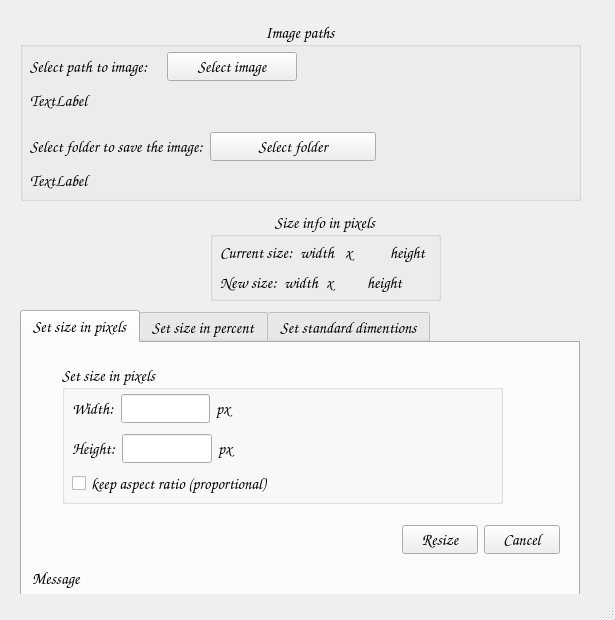
<?xml version="1.0" encoding="UTF-8"?>
<ui version="4.0">
 <class>mw_resize_image</class>
 <widget class="QMainWindow" name="mw_resize_image">
  <property name="geometry">
   <rect>
    <x>0</x>
    <y>0</y>
    <width>615</width>
    <height>620</height>
   </rect>
  </property>
  <property name="font">
   <font>
    <family>Comic Sans MS</family>
    <pointsize>12</pointsize>
   </font>
  </property>
  <property name="windowTitle">
   <string>Resize Image</string>
  </property>
  <widget class="QWidget" name="centralwidget">
   <widget class="QGroupBox" name="gb_size_info">
    <property name="geometry">
     <rect>
      <x>210</x>
      <y>210</y>
      <width>231</width>
      <height>91</height>
     </rect>
    </property>
    <property name="title">
     <string>Size info in pixels</string>
    </property>
    <property name="alignment">
     <set>Qt::AlignCenter</set>
    </property>
    <property name="flat">
     <bool>true</bool>
    </property>
    <widget class="QWidget" name="layoutWidget_3">
     <property name="geometry">
      <rect>
       <x>10</x>
       <y>30</y>
       <width>209</width>
       <height>25</height>
      </rect>
     </property>
     <layout class="QHBoxLayout" name="hl_current_size">
      <item>
       <widget class="QLabel" name="lb_current_size">
        <property name="text">
         <string>Current size:</string>
        </property>
       </widget>
      </item>
      <item>
       <widget class="QLabel" name="lb_current_width">
        <property name="text">
         <string>width</string>
        </property>
       </widget>
      </item>
      <item>
       <widget class="QLabel" name="lb_x1">
        <property name="text">
         <string>x</string>
        </property>
       </widget>
      </item>
      <item>
       <widget class="QLabel" name="lb_current_height">
        <property name="text">
         <string>height</string>
        </property>
       </widget>
      </item>
     </layout>
    </widget>
    <widget class="QWidget" name="layoutWidget_4">
     <property name="geometry">
      <rect>
       <x>10</x>
       <y>60</y>
       <width>184</width>
       <height>25</height>
      </rect>
     </property>
     <layout class="QHBoxLayout" name="hl_new_size">
      <item>
       <widget class="QLabel" name="lb_new_size">
        <property name="text">
         <string>New size:</string>
        </property>
       </widget>
      </item>
      <item>
       <widget class="QLabel" name="lb_new_width">
        <property name="text">
         <string>width</string>
        </property>
       </widget>
      </item>
      <item>
       <widget class="QLabel" name="lb_x3">
        <property name="text">
         <string>x</string>
        </property>
       </widget>
      </item>
      <item>
       <widget class="QLabel" name="lb_new_height">
        <property name="text">
         <string>height</string>
        </property>
       </widget>
      </item>
     </layout>
    </widget>
   </widget>
   <widget class="QLabel" name="lb_message">
    <property name="geometry">
     <rect>
      <x>40</x>
      <y>690</y>
      <width>621</width>
      <height>31</height>
     </rect>
    </property>
    <property name="text">
     <string>Message</string>
    </property>
   </widget>
   <widget class="QGroupBox" name="gb_image_paths">
    <property name="geometry">
     <rect>
      <x>20</x>
      <y>20</y>
      <width>561</width>
      <height>181</height>
     </rect>
    </property>
    <property name="sizePolicy">
     <sizepolicy hsizetype="Preferred" vsizetype="Preferred">
      <horstretch>0</horstretch>
      <verstretch>0</verstretch>
     </sizepolicy>
    </property>
    <property name="title">
     <string>Image paths</string>
    </property>
    <property name="alignment">
     <set>Qt::AlignCenter</set>
    </property>
    <property name="flat">
     <bool>true</bool>
    </property>
    <widget class="QLabel" name="lb_image_path">
     <property name="geometry">
      <rect>
       <x>10</x>
       <y>70</y>
       <width>621</width>
       <height>21</height>
      </rect>
     </property>
     <property name="text">
      <string>TextLabel</string>
     </property>
    </widget>
    <widget class="QLabel" name="lb_folder_path">
     <property name="geometry">
      <rect>
       <x>10</x>
       <y>150</y>
       <width>621</width>
       <height>21</height>
      </rect>
     </property>
     <property name="text">
      <string>TextLabel</string>
     </property>
    </widget>
    <widget class="QWidget" name="layoutWidget_8">
     <property name="geometry">
      <rect>
       <x>10</x>
       <y>110</y>
       <width>346</width>
       <height>33</height>
      </rect>
     </property>
     <layout class="QHBoxLayout" name="hl_folder_path">
      <item>
       <widget class="QLabel" name="lb_save_image_path">
        <property name="text">
         <string>Select folder to save the image:</string>
        </property>
       </widget>
      </item>
      <item>
       <widget class="QPushButton" name="pb_folder_path">
        <property name="text">
         <string>Select folder</string>
        </property>
       </widget>
      </item>
     </layout>
    </widget>
    <widget class="QWidget" name="layoutWidget_9">
     <property name="geometry">
      <rect>
       <x>10</x>
       <y>30</y>
       <width>267</width>
       <height>33</height>
      </rect>
     </property>
     <layout class="QHBoxLayout" name="hl_image_path">
      <item>
       <widget class="QLabel" name="lb_get_image_path">
        <property name="text">
         <string>Select path to image: </string>
        </property>
       </widget>
      </item>
      <item>
       <widget class="QPushButton" name="pb_image_path">
        <property name="text">
         <string>Select image</string>
        </property>
       </widget>
      </item>
     </layout>
    </widget>
   </widget>
   <widget class="QTabWidget" name="tw_set_size_tabs">
    <property name="geometry">
     <rect>
      <x>20</x>
      <y>310</y>
      <width>560</width>
      <height>300</height>
     </rect>
    </property>
    <property name="currentIndex">
     <number>0</number>
    </property>
    <widget class="QWidget" name="tab_pixels">
     <attribute name="title">
      <string>Set size in pixels</string>
     </attribute>
     <widget class="QGroupBox" name="gb_new_image_size_in_pixels">
      <property name="geometry">
       <rect>
        <x>40</x>
        <y>20</y>
        <width>441</width>
        <height>141</height>
       </rect>
      </property>
      <property name="title">
       <string>Set size in pixels</string>
      </property>
      <property name="alignment">
       <set>Qt::AlignLeading|Qt::AlignLeft|Qt::AlignVCenter</set>
      </property>
      <property name="flat">
       <bool>true</bool>
      </property>
      <widget class="QWidget" name="layoutWidget">
       <property name="geometry">
        <rect>
         <x>10</x>
         <y>70</y>
         <width>163</width>
         <height>31</height>
        </rect>
       </property>
       <layout class="QHBoxLayout" name="hl_height_pixels">
        <item>
         <widget class="QLabel" name="lb_height_pixels">
          <property name="text">
           <string>Height:</string>
          </property>
         </widget>
        </item>
        <item>
         <widget class="QLineEdit" name="le_height_pixels"/>
        </item>
        <item>
         <widget class="QLabel" name="lb_height_px">
          <property name="text">
           <string>px</string>
          </property>
         </widget>
        </item>
       </layout>
      </widget>
      <widget class="QWidget" name="layoutWidget_2">
       <property name="geometry">
        <rect>
         <x>10</x>
         <y>30</y>
         <width>161</width>
         <height>31</height>
        </rect>
       </property>
       <layout class="QHBoxLayout" name="hl_width_pixels">
        <item>
         <widget class="QLabel" name="lb_width_pixels">
          <property name="text">
           <string>Width:</string>
          </property>
         </widget>
        </item>
        <item>
         <widget class="QLineEdit" name="le_width_pixels"/>
        </item>
        <item>
         <widget class="QLabel" name="lb_width_px">
          <property name="text">
           <string>px</string>
          </property>
         </widget>
        </item>
       </layout>
      </widget>
      <widget class="QCheckBox" name="checkBox">
       <property name="geometry">
        <rect>
         <x>10</x>
         <y>110</y>
         <width>271</width>
         <height>20</height>
        </rect>
       </property>
       <property name="text">
        <string>keep aspect ratio (proportional)</string>
       </property>
      </widget>
     </widget>
     <widget class="QWidget" name="layoutWidget_11">
      <property name="geometry">
       <rect>
        <x>380</x>
        <y>180</y>
        <width>158</width>
        <height>33</height>
       </rect>
      </property>
      <layout class="QHBoxLayout" name="hl_resize_buttons_in_pixels">
       <item>
        <widget class="QPushButton" name="pb_resize_pixels">
         <property name="text">
          <string>Resize</string>
         </property>
        </widget>
       </item>
       <item>
        <widget class="QPushButton" name="pb_cancel_pixels">
         <property name="text">
          <string>Cancel</string>
         </property>
        </widget>
       </item>
      </layout>
     </widget>
     <widget class="QLabel" name="lb_pixel_message">
      <property name="geometry">
       <rect>
        <x>10</x>
        <y>220</y>
        <width>531</width>
        <height>31</height>
       </rect>
      </property>
      <property name="text">
       <string>Message</string>
      </property>
     </widget>
    </widget>
    <widget class="QWidget" name="tab_percent">
     <attribute name="title">
      <string>Set size in percent</string>
     </attribute>
     <widget class="QGroupBox" name="gb_new_image_size_in_percent">
      <property name="geometry">
       <rect>
        <x>40</x>
        <y>20</y>
        <width>441</width>
        <height>111</height>
       </rect>
      </property>
      <property name="title">
       <string>Set size in pecent</string>
      </property>
      <property name="alignment">
       <set>Qt::AlignLeading|Qt::AlignLeft|Qt::AlignVCenter</set>
      </property>
      <property name="flat">
       <bool>true</bool>
      </property>
      <property name="checked">
       <bool>false</bool>
      </property>
      <widget class="QWidget" name="layoutWidget_6">
       <property name="geometry">
        <rect>
         <x>10</x>
         <y>30</y>
         <width>156</width>
         <height>31</height>
        </rect>
       </property>
       <layout class="QHBoxLayout" name="hl_width_percent">
        <item>
         <widget class="QLabel" name="lb_width_percent">
          <property name="text">
           <string>Width:</string>
          </property>
         </widget>
        </item>
        <item>
         <widget class="QLineEdit" name="le_width_percent"/>
        </item>
        <item>
         <widget class="QLabel" name="lb_width_perc">
          <property name="text">
           <string>%</string>
          </property>
         </widget>
        </item>
       </layout>
      </widget>
      <widget class="QWidget" name="layoutWidget_7">
       <property name="geometry">
        <rect>
         <x>10</x>
         <y>70</y>
         <width>158</width>
         <height>31</height>
        </rect>
       </property>
       <layout class="QHBoxLayout" name="hl_height_percent">
        <item>
         <widget class="QLabel" name="lb_height_percent">
          <property name="text">
           <string>Height:</string>
          </property>
         </widget>
        </item>
        <item>
         <widget class="QLineEdit" name="le_height_percent"/>
        </item>
        <item>
         <widget class="QLabel" name="lb_height_perc">
          <property name="text">
           <string>%</string>
          </property>
         </widget>
        </item>
       </layout>
      </widget>
     </widget>
     <widget class="QWidget" name="layoutWidget_10">
      <property name="geometry">
       <rect>
        <x>380</x>
        <y>180</y>
        <width>158</width>
        <height>33</height>
       </rect>
      </property>
      <layout class="QHBoxLayout" name="hl_perc_resize_buttons">
       <item>
        <widget class="QPushButton" name="pb_percent_resize">
         <property name="text">
          <string>Resize</string>
         </property>
        </widget>
       </item>
       <item>
        <widget class="QPushButton" name="pb_percent_cancel">
         <property name="text">
          <string>Cancel</string>
         </property>
        </widget>
       </item>
      </layout>
     </widget>
     <widget class="QLabel" name="lb_perc_message">
      <property name="geometry">
       <rect>
        <x>10</x>
        <y>220</y>
        <width>531</width>
        <height>31</height>
       </rect>
      </property>
      <property name="text">
       <string>Message</string>
      </property>
     </widget>
    </widget>
    <widget class="QWidget" name="tab_dimentions">
     <attribute name="title">
      <string>Set standard dimentions</string>
     </attribute>
     <widget class="QGroupBox" name="gb_standard_dimentions">
      <property name="geometry">
       <rect>
        <x>40</x>
        <y>20</y>
        <width>441</width>
        <height>146</height>
       </rect>
      </property>
      <property name="title">
       <string>Set standard dimentions (pixels)</string>
      </property>
      <property name="alignment">
       <set>Qt::AlignLeading|Qt::AlignLeft|Qt::AlignVCenter</set>
      </property>
      <property name="flat">
       <bool>true</bool>
      </property>
      <property name="checkable">
       <bool>false</bool>
      </property>
      <property name="checked">
       <bool>false</bool>
      </property>
      <layout class="QGridLayout" name="gridLayout">
       <item row="0" column="0">
        <widget class="QRadioButton" name="rb_640">
         <property name="text">
          <string>640x480</string>
         </property>
        </widget>
       </item>
       <item row="0" column="1">
        <widget class="QRadioButton" name="rb_1280">
         <property name="text">
          <string>1280x720 (HD)</string>
         </property>
        </widget>
       </item>
       <item row="0" column="2">
        <widget class="QRadioButton" name="rb_7680">
         <property name="text">
          <string>7680x4320 (8K)</string>
         </property>
        </widget>
       </item>
       <item row="1" column="0">
        <widget class="QRadioButton" name="rb_800">
         <property name="text">
          <string>800x600</string>
         </property>
        </widget>
       </item>
       <item row="1" column="1" rowspan="2">
        <widget class="QRadioButton" name="rb_1920">
         <property name="text">
          <string>1920x1080 (FHD)</string>
         </property>
        </widget>
       </item>
       <item row="1" column="2">
        <widget class="QPushButton" name="pb_half">
         <property name="text">
          <string>Half</string>
         </property>
        </widget>
       </item>
       <item row="2" column="2" rowspan="2">
        <widget class="QPushButton" name="pb_double">
         <property name="text">
          <string>Double</string>
         </property>
        </widget>
       </item>
       <item row="3" column="0">
        <widget class="QRadioButton" name="rb_1024">
         <property name="text">
          <string>1024x768</string>
         </property>
        </widget>
       </item>
       <item row="3" column="1">
        <widget class="QRadioButton" name="rb_3840">
         <property name="text">
          <string>3840x2160 (4K)</string>
         </property>
        </widget>
       </item>
      </layout>
     </widget>
     <widget class="QWidget" name="layoutWidget_5">
      <property name="geometry">
       <rect>
        <x>380</x>
        <y>180</y>
        <width>158</width>
        <height>33</height>
       </rect>
      </property>
      <layout class="QHBoxLayout" name="hl_dims_resize_buttons">
       <item>
        <widget class="QPushButton" name="pb_resize">
         <property name="text">
          <string>Resize</string>
         </property>
        </widget>
       </item>
       <item>
        <widget class="QPushButton" name="pb_cancel">
         <property name="text">
          <string>Cancel</string>
         </property>
        </widget>
       </item>
      </layout>
     </widget>
     <widget class="QLabel" name="lb_dims_message">
      <property name="geometry">
       <rect>
        <x>10</x>
        <y>220</y>
        <width>531</width>
        <height>31</height>
       </rect>
      </property>
      <property name="text">
       <string>Message</string>
      </property>
     </widget>
    </widget>
   </widget>
  </widget>
  <widget class="QStatusBar" name="statusbar"/>
 </widget>
 <resources/>
 <connections/>
</ui>
